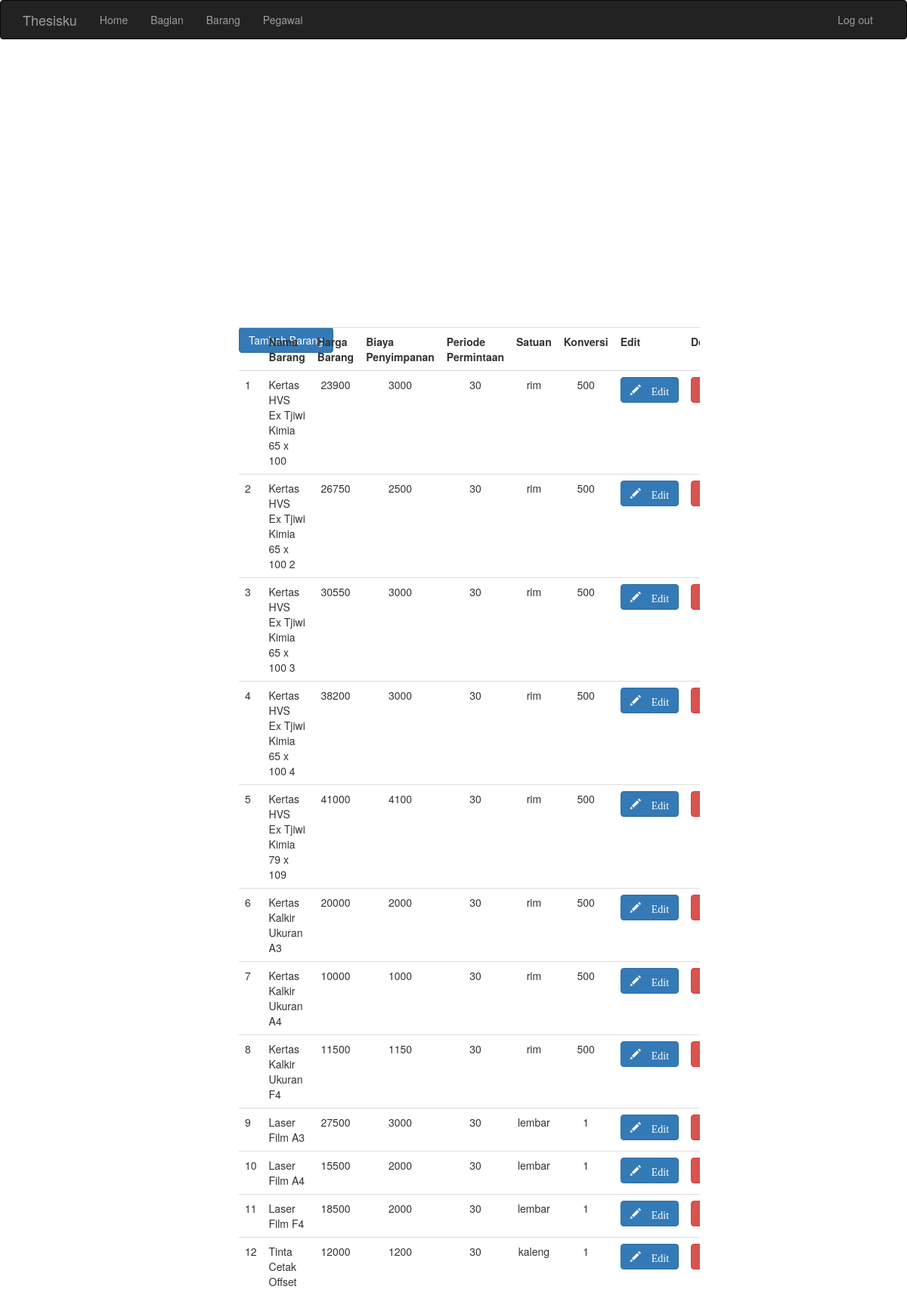
The app's page /admin/barang/index.php with its own data.
### tables this page shows
CREATE TABLE `barang` (
  `id_barang` int(16) NOT NULL,
  `nama_barang` varchar(64) NOT NULL,
  `harga_barang` varchar(16) NOT NULL,
  `biaya_penyimpanan` varchar(16) NOT NULL,
  `periode_permintaan` varchar(4) NOT NULL,
  `satuan` varchar(16) NOT NULL,
  `konversi` varchar(16) NOT NULL
);

### admin/barang/barang_konek.php (called while the page is built, shortened)
<?php
include_once "../../class/config.php";
include_once "../../class/barang.php";
	$d1 = new database();
	$conn = $d1->koneksidatabase();
	$BarangList = new barang($conn);
	$BarangList->BarangList();
	$DaftarBarang = $BarangList->BarangList();
?>

### class/barang.php (called while the page is built, shortened)
<?php
	class barang
	{
		private $conn;
		function __construct($conn) {
			$this->conn = $conn;
		}
		function BarangList ()
		{
			$sqlBarangList = $this->conn->query("SELECT * FROM barang ORDER BY nama_barang ASC");
			while ($row = $sqlBarangList->fetch_assoc())
			{
				$data [] = $row;
			}
			return $data;
		}
	}
?>

### admin/barang/barang_tabel.php (the view, shortened to what this page needs)
<div class="container-fluid">
	<div class="row">
        <div class="col-md-8 col-md-offset-2">
            <div class="table-responsive">
                <table class="table">
                    <tr>
                        <th> </th>
                        <th> Nama Barang </th>
                        <th> Harga Barang </th>
                        <th> Biaya Penyimpanan </th>
                        <th> Periode Permintaan </th>
                        <th> Satuan </th>
                        <th> Konversi </th>
                        <th> Edit </th>
                        <th> Delete </th>
                    </tr>
                    <tr>
                    <?php
                        foreach ($DaftarBarang as $key => $data) {
                    ?>
                        <td align=""> <?php echo $key+1 ?> </td>
                        <td> <?php echo $data["nama_barang"] ?> </td>
              			<td align="center"> <?php echo $data["harga_barang"] ?> </td>
                        <td align="center"> <?php echo $data["biaya_penyimpanan"] ?> </td>
                        <td align="center"> <?php echo $data["periode_permintaan"] ?> </td>
                        <td align="center"> <?php echo $data["satuan"] ?> </td>
                        <td align="center"> <?php echo $data["konversi"] ?> </td>
                        <td>
                            <a href="barang_form_edit.php?id=<?php echo $data['id_barang'] ?>">
                            <button type="button" class="btn btn-primary">
                                <span class="glyphicon glyphicon-pencil">
                                    Edit
                                </span>
                            </button>
                            </a>
                        </td>
                        <td>
                            <a href="barang_delete.php?id=<?php echo $data["id_barang"]; ?>">
                            <button onclick="return confirm('Hapus data ini?')" type="button" class="btn btn-danger">
                            </button>
                            </a>
                        </td>
                        </tr>
                        <?php
                        }
                    ?>
                </table>
            </div>
        </div>
	</div>
</div>

### records on screen
barang: nama_barang "Kertas HVS Ex Tjiwi Kimia 65 x 100", harga_barang "23900", biaya_penyimpanan "3000", periode_permintaan "30", satuan "rim", konversi "500"
barang: nama_barang "Kertas HVS Ex Tjiwi Kimia 65 x 100 2", harga_barang "26750", biaya_penyimpanan "2500", periode_permintaan "30", satuan "rim", konversi "500"
barang: nama_barang "Kertas HVS Ex Tjiwi Kimia 65 x 100 3", harga_barang "30550", biaya_penyimpanan "3000", periode_permintaan "30", satuan "rim", konversi "500"
barang: nama_barang "Kertas HVS Ex Tjiwi Kimia 65 x 100 4", harga_barang "38200", biaya_penyimpanan "3000", periode_permintaan "30", satuan "rim", konversi "500"
barang: nama_barang "Kertas HVS Ex Tjiwi Kimia 79 x 109", harga_barang "41000", biaya_penyimpanan "4100", periode_permintaan "30", satuan "rim", konversi "500"
barang: nama_barang "Kertas Kalkir Ukuran A3", harga_barang "20000", biaya_penyimpanan "2000", periode_permintaan "30", satuan "rim", konversi "500"
barang: nama_barang "Kertas Kalkir Ukuran A4", harga_barang "10000", biaya_penyimpanan "1000", periode_permintaan "30", satuan "rim", konversi "500"
barang: nama_barang "Kertas Kalkir Ukuran F4", harga_barang "11500", biaya_penyimpanan "1150", periode_permintaan "30", satuan "rim", konversi "500"
barang: nama_barang "Laser Film A3", harga_barang "27500", biaya_penyimpanan "3000", periode_permintaan "30", satuan "lembar", konversi "1"
barang: nama_barang "Laser Film A4", harga_barang "15500", biaya_penyimpanan "2000", periode_permintaan "30", satuan "lembar", konversi "1"
barang: nama_barang "Laser Film F4", harga_barang "18500", biaya_penyimpanan "2000", periode_permintaan "30", satuan "lembar", konversi "1"
barang: nama_barang "Tinta Cetak Offset", harga_barang "12000", biaya_penyimpanan "1200", periode_permintaan "30", satuan "kaleng", konversi "1"
